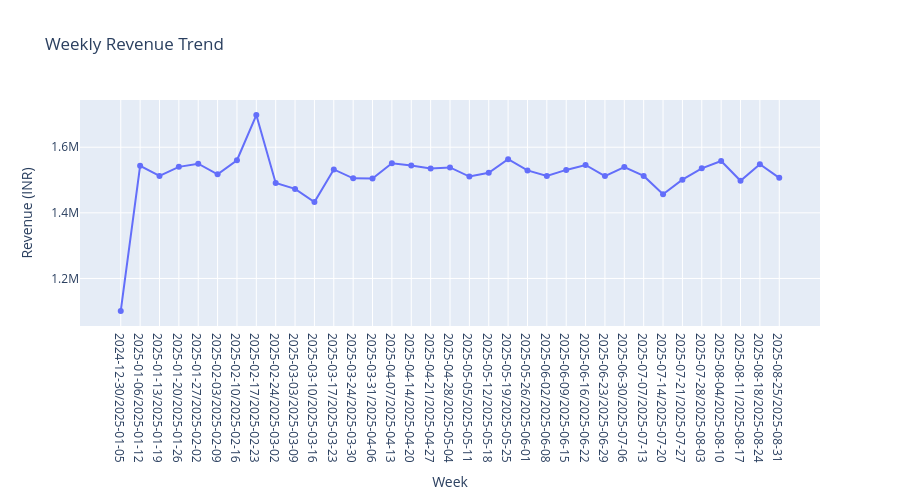

Notebook source saved alongside this figure:
### Markdown cell above
### Weekly Trend Analysis

### Code cell
df["Order Date"] = pd.to_datetime(df["Order Date"])

df["Week"] = df["Order Date"].dt.to_period("W").astype(str)

weekly_summary = (
    df.groupby("Week", as_index=False)
      .agg(
          Total_Sales=("Price (INR)", "sum"),
          Avg_Rating=("Rating", "mean"),
          Total_Orders=("Order Date", "count")
      )
      .sort_values("Week")
)
fig = px.line(
    weekly_summary,
    x="Week",
    y="Total_Sales",
    markers=True,
    title="Weekly Revenue Trend"
)

fig.update_layout(
    height=500,
    xaxis_title="Week",
    yaxis_title="Revenue (INR)"
)

fig.show()

### Figure 1 — Plotly figure (JSON) as saved in the notebook; plotly's stock layout.template omitted (floating-point values rounded to 4 significant figures)
{"data": [{"hovertemplate": "Week=%{x}<br>Total_Sales=%{y}<extra></extra>", "legendgroup": "", "line": {"color": "#636efa", "dash": "solid"}, "marker": {"symbol": "circle"}, "mode": "lines+markers", "name": "", "orientation": "v", "showlegend": false, "type": "scatter", "x": ["2024-12-30/2025-01-05", "2025-01-06/2025-01-12", "2025-01-13/2025-01-19", "2025-01-20/2025-01-26", "2025-01-27/2025-02-02", "2025-02-03/2025-02-09", "2025-02-10/2025-02-16", "2025-02-17/2025-02-23", "2025-02-24/2025-03-02", "2025-03-03/2025-03-09", "2025-03-10/2025-03-16", "2025-03-17/2025-03-23", "2025-03-24/2025-03-30", "2025-03-31/2025-04-06", "2025-04-07/2025-04-13", "2025-04-14/2025-04-20", "2025-04-21/2025-04-27", "2025-04-28/2025-05-04", "2025-05-05/2025-05-11", "2025-05-12/2025-05-18", "2025-05-19/2025-05-25", "2025-05-26/2025-06-01", "2025-06-02/2025-06-08", "2025-06-09/2025-06-15", "2025-06-16/2025-06-22", "2025-06-23/2025-06-29", "2025-06-30/2025-07-06", "2025-07-07/2025-07-13", "2025-07-14/2025-07-20", "2025-07-21/2025-07-27", "2025-07-28/2025-08-03", "2025-08-04/2025-08-10", "2025-08-11/2025-08-17", "2025-08-18/2025-08-24", "2025-08-25/2025-08-31"], "xaxis": "x", "y": [1101000.0, 1543000.0, 1512000.0, 1540000.0, 1550000.0, 1517000.0, 1560000.0, 1698000.0, 1491000.0, 1473000.0, 1433000.0, 1532000.0, 1505000.0, 1505000.0, 1551000.0, 1544000.0, 1535000.0, 1538000.0, 1511000.0, 1522000.0, 1563000.0, 1529000.0, 1512000.0, 1531000.0, 1546000.0, 1512000.0, 1539000.0, 1513000.0, 1457000.0, 1501000.0, 1536000.0, 1558000.0, 1498000.0, 1548000.0, 1507000.0], "yaxis": "y"}], "layout": {"height": 500, "legend": {"tracegroupgap": 0}, "title": {"text": "Weekly Revenue Trend"}, "xaxis": {"anchor": "y", "domain": [0, 1], "title": {"text": "Week"}}, "yaxis": {"anchor": "x", "domain": [0, 1], "title": {"text": "Revenue (INR)"}}}}
